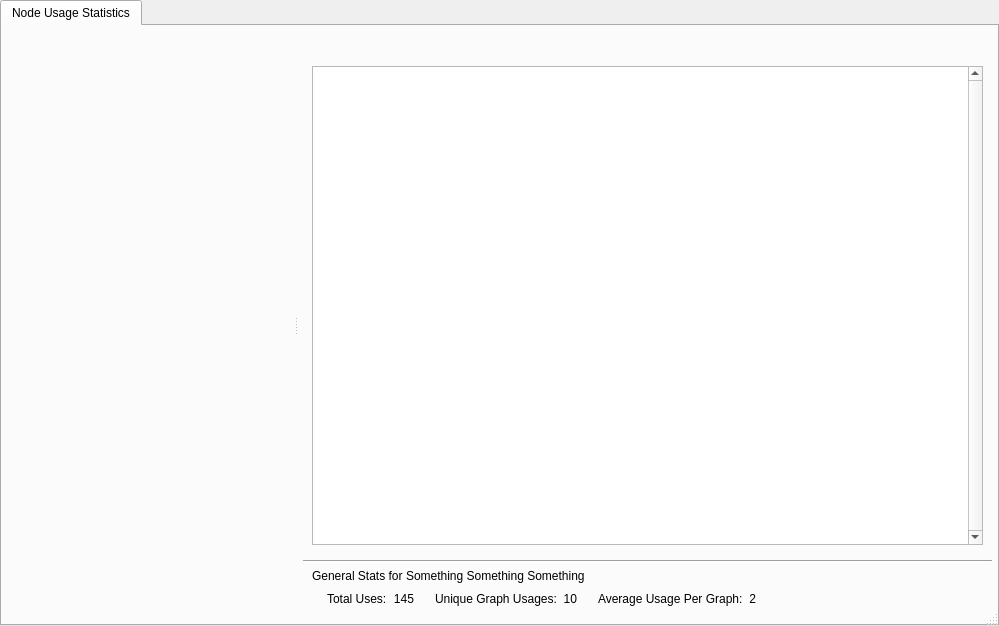
<?xml version="1.0" encoding="UTF-8"?>
<ui version="4.0">
 <class>ScriptCanvasStatisticsDialog</class>
 <widget class="QDialog" name="ScriptCanvasStatisticsDialog">
  <property name="geometry">
   <rect>
    <x>0</x>
    <y>0</y>
    <width>999</width>
    <height>626</height>
   </rect>
  </property>
  <property name="windowTitle">
   <string>Script Canvas Statistics</string>
  </property>
  <property name="sizeGripEnabled">
   <bool>true</bool>
  </property>
  <layout class="QVBoxLayout" name="verticalLayout">
   <property name="leftMargin">
    <number>0</number>
   </property>
   <property name="topMargin">
    <number>0</number>
   </property>
   <property name="rightMargin">
    <number>0</number>
   </property>
   <property name="bottomMargin">
    <number>0</number>
   </property>
   <item>
    <widget class="QTabWidget" name="tabWidget">
     <property name="currentIndex">
      <number>0</number>
     </property>
     <widget class="QWidget" name="nodeUsageStatistics">
      <attribute name="title">
       <string>Node Usage Statistics</string>
      </attribute>
      <layout class="QVBoxLayout" name="verticalLayout_2">
       <property name="leftMargin">
        <number>0</number>
       </property>
       <property name="topMargin">
        <number>0</number>
       </property>
       <property name="rightMargin">
        <number>0</number>
       </property>
       <property name="bottomMargin">
        <number>0</number>
       </property>
       <item>
        <widget class="QFrame" name="frame">
         <property name="frameShape">
          <enum>QFrame::NoFrame</enum>
         </property>
         <property name="frameShadow">
          <enum>QFrame::Raised</enum>
         </property>
         <layout class="QVBoxLayout" name="verticalLayout_5">
          <property name="leftMargin">
           <number>0</number>
          </property>
          <property name="topMargin">
           <number>0</number>
          </property>
          <property name="rightMargin">
           <number>0</number>
          </property>
          <property name="bottomMargin">
           <number>0</number>
          </property>
          <item>
           <widget class="QSplitter" name="splitter">
            <property name="sizePolicy">
             <sizepolicy hsizetype="Expanding" vsizetype="Expanding">
              <horstretch>0</horstretch>
              <verstretch>0</verstretch>
             </sizepolicy>
            </property>
            <property name="baseSize">
             <size>
              <width>0</width>
              <height>0</height>
             </size>
            </property>
            <property name="orientation">
             <enum>Qt::Horizontal</enum>
            </property>
            <property name="opaqueResize">
             <bool>true</bool>
            </property>
            <property name="childrenCollapsible">
             <bool>true</bool>
            </property>
            <widget class="QFrame" name="frame_2">
             <property name="sizePolicy">
              <sizepolicy hsizetype="Expanding" vsizetype="Expanding">
               <horstretch>0</horstretch>
               <verstretch>0</verstretch>
              </sizepolicy>
             </property>
             <property name="baseSize">
              <size>
               <width>0</width>
               <height>0</height>
              </size>
             </property>
             <property name="frameShape">
              <enum>QFrame::NoFrame</enum>
             </property>
             <property name="frameShadow">
              <enum>QFrame::Raised</enum>
             </property>
             <layout class="QVBoxLayout" name="verticalLayout_3">
              <property name="leftMargin">
               <number>5</number>
              </property>
              <property name="topMargin">
               <number>5</number>
              </property>
              <property name="rightMargin">
               <number>5</number>
              </property>
              <property name="bottomMargin">
               <number>5</number>
              </property>
              <item>
               <widget class="GraphCanvas::NodePaletteWidget" name="nodePaletteWidget" native="true">
                <property name="minimumSize">
                 <size>
                  <width>200</width>
                  <height>0</height>
                 </size>
                </property>
                <property name="baseSize">
                 <size>
                  <width>0</width>
                  <height>0</height>
                 </size>
                </property>
               </widget>
              </item>
             </layout>
            </widget>
            <widget class="QFrame" name="frame_4">
             <property name="sizePolicy">
              <sizepolicy hsizetype="Expanding" vsizetype="Expanding">
               <horstretch>0</horstretch>
               <verstretch>0</verstretch>
              </sizepolicy>
             </property>
             <property name="frameShape">
              <enum>QFrame::NoFrame</enum>
             </property>
             <property name="frameShadow">
              <enum>QFrame::Raised</enum>
             </property>
             <layout class="QVBoxLayout" name="verticalLayout_4">
              <property name="leftMargin">
               <number>5</number>
              </property>
              <property name="topMargin">
               <number>5</number>
              </property>
              <property name="rightMargin">
               <number>5</number>
              </property>
              <property name="bottomMargin">
               <number>5</number>
              </property>
              <item>
               <widget class="QFrame" name="frame_5">
                <property name="sizePolicy">
                 <sizepolicy hsizetype="Preferred" vsizetype="Expanding">
                  <horstretch>0</horstretch>
                  <verstretch>4</verstretch>
                 </sizepolicy>
                </property>
                <property name="frameShape">
                 <enum>QFrame::NoFrame</enum>
                </property>
                <property name="frameShadow">
                 <enum>QFrame::Raised</enum>
                </property>
                <layout class="QVBoxLayout" name="verticalLayout_6">
                 <item>
                  <widget class="AzQtComponents::FilteredSearchWidget" name="searchWidget" native="true">
                   <property name="minimumSize">
                    <size>
                     <width>0</width>
                     <height>20</height>
                    </size>
                   </property>
                  </widget>
                 </item>
                 <item>
                  <widget class="QTreeView" name="scriptCanvasAssetTree">
                   <property name="baseSize">
                    <size>
                     <width>0</width>
                     <height>0</height>
                    </size>
                   </property>
                   <property name="verticalScrollBarPolicy">
                    <enum>Qt::ScrollBarAlwaysOn</enum>
                   </property>
                   <property name="alternatingRowColors">
                    <bool>true</bool>
                   </property>
                   <attribute name="headerVisible">
                    <bool>false</bool>
                   </attribute>
                  </widget>
                 </item>
                </layout>
               </widget>
              </item>
              <item>
               <widget class="Line" name="line">
                <property name="orientation">
                 <enum>Qt::Horizontal</enum>
                </property>
               </widget>
              </item>
              <item>
               <widget class="QFrame" name="frame_9">
                <property name="frameShape">
                 <enum>QFrame::NoFrame</enum>
                </property>
                <property name="frameShadow">
                 <enum>QFrame::Raised</enum>
                </property>
                <layout class="QHBoxLayout" name="horizontalLayout_4">
                 <property name="spacing">
                  <number>3</number>
                 </property>
                 <property name="topMargin">
                  <number>0</number>
                 </property>
                 <property name="rightMargin">
                  <number>0</number>
                 </property>
                 <property name="bottomMargin">
                  <number>0</number>
                 </property>
                 <item>
                  <widget class="QLabel" name="label_3">
                   <property name="text">
                    <string>General Stats for</string>
                   </property>
                  </widget>
                 </item>
                 <item>
                  <widget class="QLabel" name="statDisplayName">
                   <property name="sizePolicy">
                    <sizepolicy hsizetype="Expanding" vsizetype="Preferred">
                     <horstretch>0</horstretch>
                     <verstretch>0</verstretch>
                    </sizepolicy>
                   </property>
                   <property name="text">
                    <string>Something Something Something</string>
                   </property>
                  </widget>
                 </item>
                </layout>
               </widget>
              </item>
              <item>
               <widget class="QFrame" name="frame_3">
                <property name="sizePolicy">
                 <sizepolicy hsizetype="Preferred" vsizetype="Fixed">
                  <horstretch>0</horstretch>
                  <verstretch>1</verstretch>
                 </sizepolicy>
                </property>
                <property name="frameShape">
                 <enum>QFrame::NoFrame</enum>
                </property>
                <property name="frameShadow">
                 <enum>QFrame::Raised</enum>
                </property>
                <layout class="QVBoxLayout" name="verticalLayout_7">
                 <property name="spacing">
                  <number>5</number>
                 </property>
                 <property name="leftMargin">
                  <number>24</number>
                 </property>
                 <property name="topMargin">
                  <number>0</number>
                 </property>
                 <property name="rightMargin">
                  <number>0</number>
                 </property>
                 <property name="bottomMargin">
                  <number>0</number>
                 </property>
                 <item>
                  <widget class="QFrame" name="frame_6">
                   <property name="frameShape">
                    <enum>QFrame::NoFrame</enum>
                   </property>
                   <property name="frameShadow">
                    <enum>QFrame::Raised</enum>
                   </property>
                   <layout class="QHBoxLayout" name="horizontalLayout">
                    <property name="leftMargin">
                     <number>0</number>
                    </property>
                    <property name="topMargin">
                     <number>0</number>
                    </property>
                    <property name="rightMargin">
                     <number>0</number>
                    </property>
                    <property name="bottomMargin">
                     <number>0</number>
                    </property>
                    <item>
                     <widget class="QLabel" name="label">
                      <property name="sizePolicy">
                       <sizepolicy hsizetype="Fixed" vsizetype="Preferred">
                        <horstretch>0</horstretch>
                        <verstretch>0</verstretch>
                       </sizepolicy>
                      </property>
                      <property name="minimumSize">
                       <size>
                        <width>0</width>
                        <height>0</height>
                       </size>
                      </property>
                      <property name="text">
                       <string>Total Uses:</string>
                      </property>
                     </widget>
                    </item>
                    <item>
                     <widget class="QLabel" name="totalUsageCount">
                      <property name="sizePolicy">
                       <sizepolicy hsizetype="Fixed" vsizetype="Preferred">
                        <horstretch>0</horstretch>
                        <verstretch>0</verstretch>
                       </sizepolicy>
                      </property>
                      <property name="minimumSize">
                       <size>
                        <width>0</width>
                        <height>0</height>
                       </size>
                      </property>
                      <property name="text">
                       <string>145</string>
                      </property>
                      <property name="alignment">
                       <set>Qt::AlignRight|Qt::AlignTrailing|Qt::AlignVCenter</set>
                      </property>
                     </widget>
                    </item>
                    <item>
                     <spacer name="horizontalSpacer">
                      <property name="orientation">
                       <enum>Qt::Horizontal</enum>
                      </property>
                      <property name="sizeType">
                       <enum>QSizePolicy::Fixed</enum>
                      </property>
                      <property name="sizeHint" stdset="0">
                       <size>
                        <width>15</width>
                        <height>20</height>
                       </size>
                      </property>
                     </spacer>
                    </item>
                    <item>
                     <widget class="QLabel" name="label_2">
                      <property name="sizePolicy">
                       <sizepolicy hsizetype="Fixed" vsizetype="Preferred">
                        <horstretch>0</horstretch>
                        <verstretch>0</verstretch>
                       </sizepolicy>
                      </property>
                      <property name="minimumSize">
                       <size>
                        <width>0</width>
                        <height>0</height>
                       </size>
                      </property>
                      <property name="text">
                       <string>Unique Graph Usages:</string>
                      </property>
                     </widget>
                    </item>
                    <item>
                     <widget class="QLabel" name="uniqueGraphsCount">
                      <property name="sizePolicy">
                       <sizepolicy hsizetype="Fixed" vsizetype="Preferred">
                        <horstretch>0</horstretch>
                        <verstretch>0</verstretch>
                       </sizepolicy>
                      </property>
                      <property name="minimumSize">
                       <size>
                        <width>0</width>
                        <height>0</height>
                       </size>
                      </property>
                      <property name="text">
                       <string>10</string>
                      </property>
                      <property name="alignment">
                       <set>Qt::AlignRight|Qt::AlignTrailing|Qt::AlignVCenter</set>
                      </property>
                     </widget>
                    </item>
                    <item>
                     <spacer name="horizontalSpacer_4">
                      <property name="orientation">
                       <enum>Qt::Horizontal</enum>
                      </property>
                      <property name="sizeType">
                       <enum>QSizePolicy::Fixed</enum>
                      </property>
                      <property name="sizeHint" stdset="0">
                       <size>
                        <width>15</width>
                        <height>20</height>
                       </size>
                      </property>
                     </spacer>
                    </item>
                    <item>
                     <widget class="QLabel" name="label_5">
                      <property name="sizePolicy">
                       <sizepolicy hsizetype="Fixed" vsizetype="Preferred">
                        <horstretch>0</horstretch>
                        <verstretch>0</verstretch>
                       </sizepolicy>
                      </property>
                      <property name="minimumSize">
                       <size>
                        <width>0</width>
                        <height>0</height>
                       </size>
                      </property>
                      <property name="text">
                       <string>Average Usage Per Graph:</string>
                      </property>
                     </widget>
                    </item>
                    <item>
                     <widget class="QLabel" name="averageGraphUsages">
                      <property name="sizePolicy">
                       <sizepolicy hsizetype="Fixed" vsizetype="Preferred">
                        <horstretch>0</horstretch>
                        <verstretch>0</verstretch>
                       </sizepolicy>
                      </property>
                      <property name="minimumSize">
                       <size>
                        <width>0</width>
                        <height>0</height>
                       </size>
                      </property>
                      <property name="text">
                       <string>2</string>
                      </property>
                      <property name="alignment">
                       <set>Qt::AlignRight|Qt::AlignTrailing|Qt::AlignVCenter</set>
                      </property>
                      <property name="indent">
                       <number>0</number>
                      </property>
                     </widget>
                    </item>
                    <item>
                     <spacer name="horizontalSpacer_5">
                      <property name="orientation">
                       <enum>Qt::Horizontal</enum>
                      </property>
                      <property name="sizeHint" stdset="0">
                       <size>
                        <width>40</width>
                        <height>20</height>
                       </size>
                      </property>
                     </spacer>
                    </item>
                   </layout>
                  </widget>
                 </item>
                 <item>
                  <widget class="QFrame" name="frame_7">
                   <property name="frameShape">
                    <enum>QFrame::NoFrame</enum>
                   </property>
                   <property name="frameShadow">
                    <enum>QFrame::Raised</enum>
                   </property>
                   <layout class="QHBoxLayout" name="horizontalLayout_2">
                    <property name="leftMargin">
                     <number>0</number>
                    </property>
                    <property name="topMargin">
                     <number>0</number>
                    </property>
                    <property name="rightMargin">
                     <number>0</number>
                    </property>
                    <property name="bottomMargin">
                     <number>0</number>
                    </property>
                   </layout>
                  </widget>
                 </item>
                 <item>
                  <widget class="QFrame" name="frame_8">
                   <property name="frameShape">
                    <enum>QFrame::NoFrame</enum>
                   </property>
                   <property name="frameShadow">
                    <enum>QFrame::Raised</enum>
                   </property>
                   <layout class="QHBoxLayout" name="horizontalLayout_3">
                    <property name="leftMargin">
                     <number>0</number>
                    </property>
                    <property name="topMargin">
                     <number>0</number>
                    </property>
                    <property name="rightMargin">
                     <number>0</number>
                    </property>
                    <property name="bottomMargin">
                     <number>0</number>
                    </property>
                   </layout>
                  </widget>
                 </item>
                </layout>
               </widget>
              </item>
             </layout>
            </widget>
           </widget>
          </item>
         </layout>
        </widget>
       </item>
      </layout>
     </widget>
    </widget>
   </item>
  </layout>
 </widget>
 <customwidgets>
  <customwidget>
   <class>AzQtComponents::FilteredSearchWidget</class>
   <extends>QWidget</extends>
   <header location="global">AzQtComponents/Components/FilteredSearchWidget.h</header>
   <container>1</container>
  </customwidget>
  <customwidget>
   <class>GraphCanvas::NodePaletteWidget</class>
   <extends>QWidget</extends>
   <header location="global">StaticLib/GraphCanvas/Widgets/NodePalette/NodePaletteWidget.h</header>
   <container>1</container>
  </customwidget>
 </customwidgets>
 <resources/>
 <connections/>
</ui>
